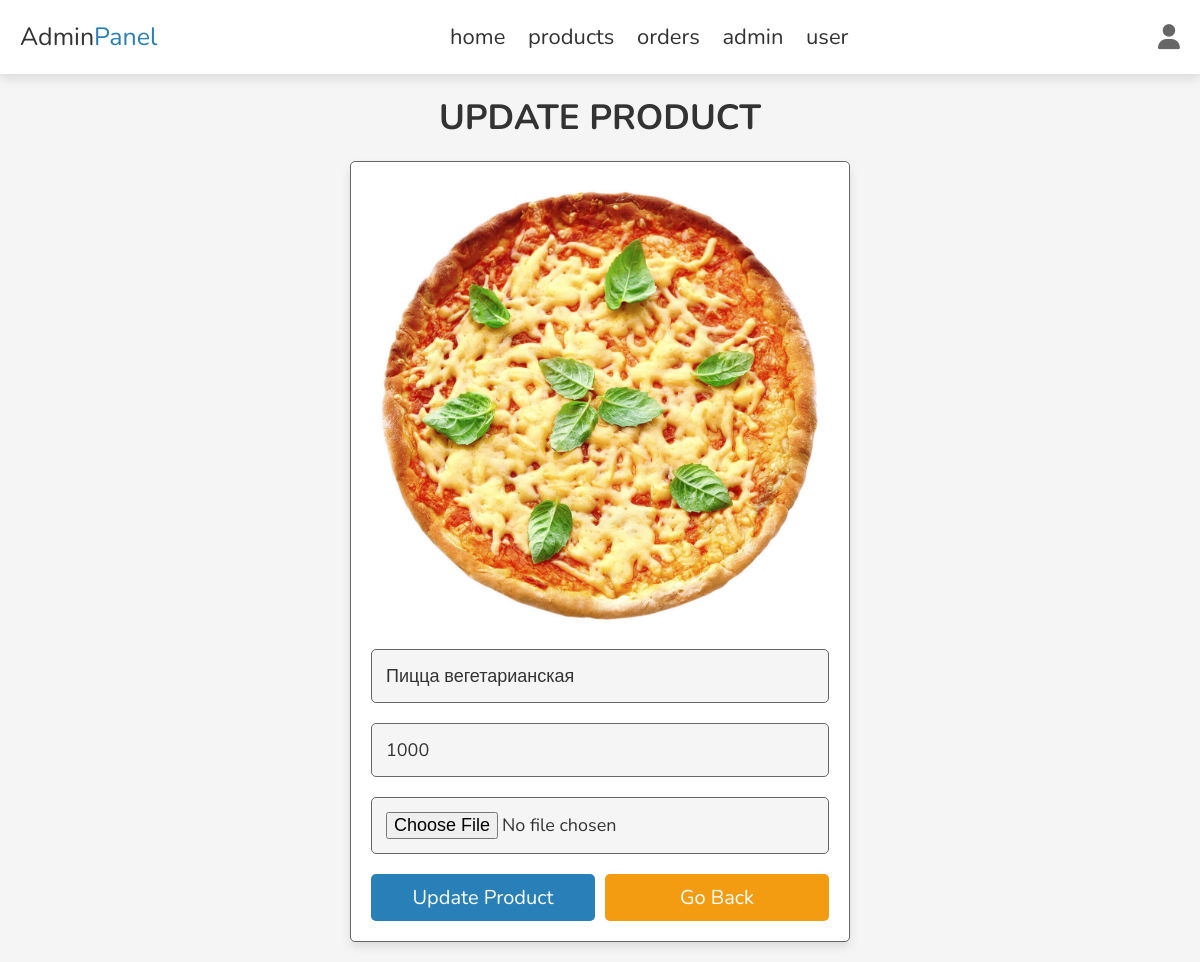
/site/admin_product_update.php?update=1 (signed in), run on the app's committed database.
### tables this page shows
CREATE TABLE `products` (
  `id` int NOT NULL,
  `name` varchar(100) NOT NULL,
  `price` int NOT NULL,
  `image` varchar(100) NOT NULL
);

### site/admin_product_update.php (the view, shortened to what this page needs)
<?php
include 'config.php';
?>
<!DOCTYPE html>
<html lang="en">
<head>
   <link rel="stylesheet" href="https://cdnjs.cloudflare.com/ajax/libs/font-awesome/6.1.1/css/all.min.css">
   <link rel="stylesheet" href="css/admin_style.css">
</head>
<body>
<?php include 'admin_header.php' ?>
<section class="update-product">
   <h1 class="heading">update product</h1>
   <?php
      $update_id = $_GET['update'];
      $select_products = $conn->prepare("SELECT * FROM `products` WHERE id = ?");
      $select_products->execute([$update_id]);
      if($select_products->rowCount() > 0){
         while($fetch_products = $select_products->fetch(PDO::FETCH_ASSOC)){
   ?>
   <form action="" enctype="multipart/form-data" method="post">
      <img src="uploaded_img/<?= $fetch_products['image']; ?>" alt="">
      <input type="text" class="box" required maxlength="100" placeholder="enter product name" name="name" value="<?= $fetch_products['name']; ?>">
      <input type="number" min="0" class="box" required max="9999999999" placeholder="enter product price" onkeypress="if(this.value.length == 10) return false;" name="price" value="<?= $fetch_products['price']; ?>">
      <input type="file" name="image" accept="image/jpg, image/jpeg, image/png" class="box">
      <div class="flex-btn">
         <input type="submit" value="update product" class="btn" name="update_product">
         <a href="admin_products.php" class="option-btn">go back</a>
      </div>
   </form>
   <?php
         }
      }else{
         echo '<p class="empty">no product found!</p>';
      }
   ?>
</section>
</body>
</html>

### site/css/admin_style.css (style rules this page uses)
:root { --main-color:#2980b9; --red:#e74c3c; --orange:#f39c12; --black:#333; --white:#fff; --light-bg:#f5f5f5; --light-color:#666; --border:.1rem solid var(--light-color); --box-shadow:0 .5rem 1rem rgba(0,0,0,.1); }
* { font-family: 'Nunito', sans-serif; margin:0; padding:0; box-sizing: border-box; outline: none; border:none; text-decoration: none; transition: .2s linear; }
html { font-size: 62.5%; overflow-x: hidden; scroll-behavior: smooth; scroll-padding-top: 7rem; }
body { background: var(--light-bg); }
section { padding:2rem; margin:0 auto; max-width: 1200px; }
.heading { text-align: center; margin-bottom: 2rem; font-size: 3.5rem; color:var(--black); text-transform: uppercase; }
.delete-btn, .option-btn, .btn { display: block; width: 100%; margin-top: 1rem; border-radius: .5rem; padding:1rem 3rem; font-size: 2rem; color:var(--white); cursor: pointer; text-transform: capitalize; text-align: center; }
.btn { background-color: var(--main-color); }
.option-btn { background-color: var(--orange); }
.flex-btn { display: flex; gap:1rem; }
.update-product form { max-width: 50rem; margin:0 auto; background-color: var(--white); border-radius: .5rem; box-shadow: var(--box-shadow); padding:2rem; border:var(--border); padding-top: 1.5rem; }
.update-product form .box { width: 100%; padding:1.4rem; font-size: 1.8rem; color:var(--black); border-radius: .5rem; border:var(--border); background-color: var(--light-bg); margin:1rem 0; }
.update-product form img { width: 100%; }

### data on the page
products: image (picture), name "Пицца вегетарианская", price "1000"
